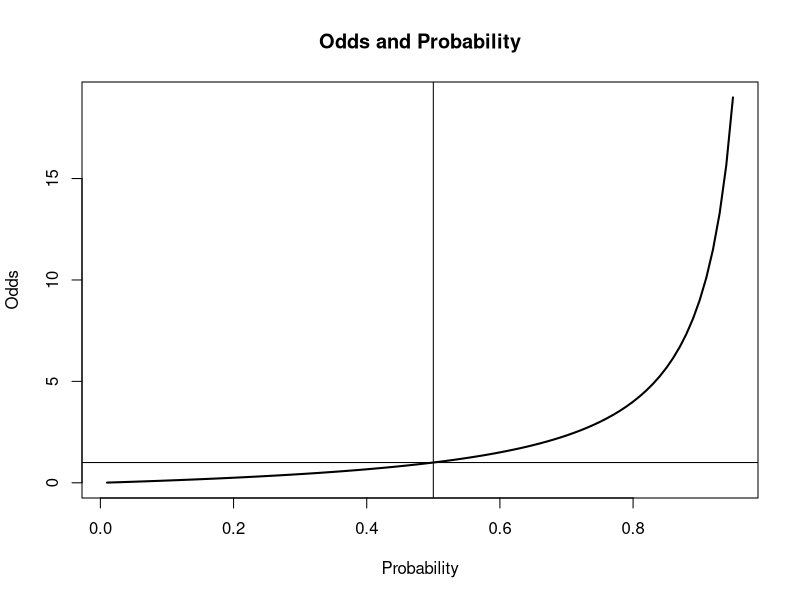
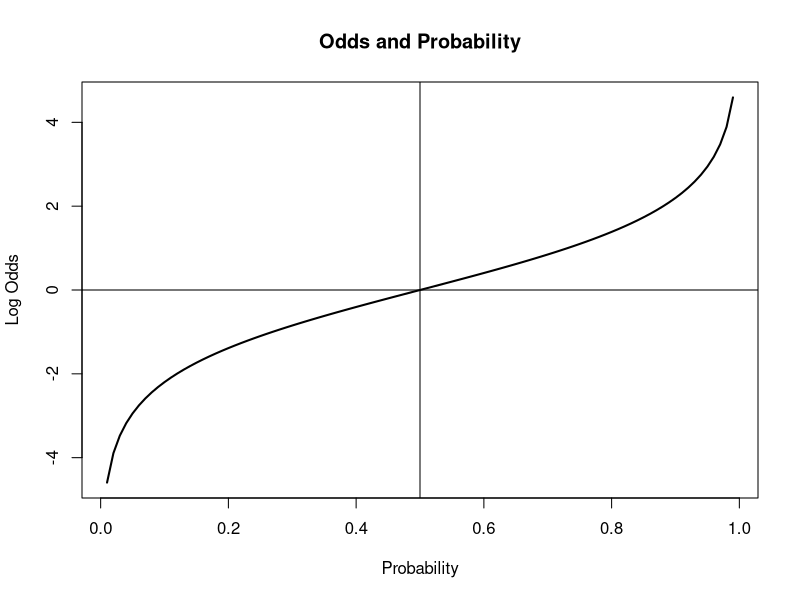
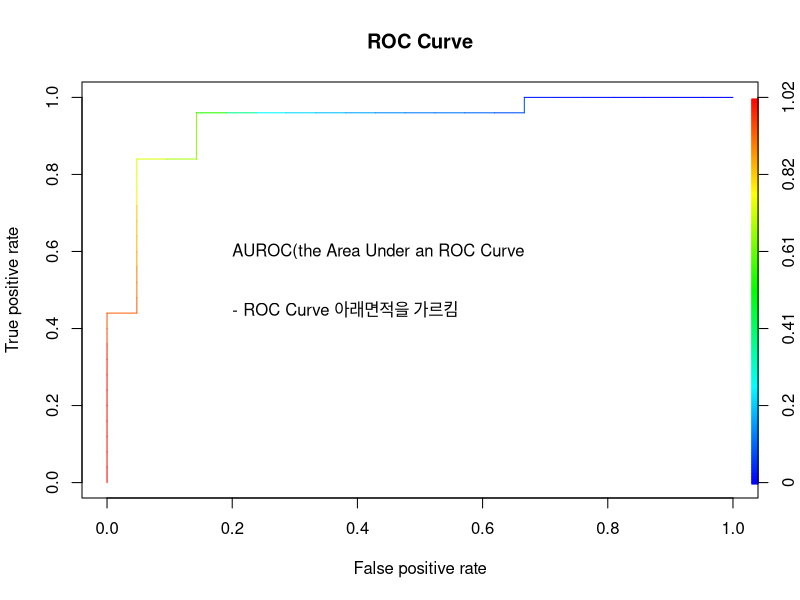

Here is the R script that generated these plots, in order:
## ---- chunk 1
options(repos = c(CRAN = "https://cran.r-project.org"))
## ---- chunk 2
p=seq(0.01,0.99,0.01) #0.01에서 0.99까지 0.01 단위로 숫자 생성
odds=p/(1-p)
plot(p[1:95],odds[1:95], type="l", lwd=2, main="Odds and Probability", xlab="Probability", 
ylab="Odds")
abline(h=1); abline(v=0.5)
## ---- chunk 3
p=seq(0.01,0.99,0.01) #0.01에서 0.99까지 0.01 단위로 숫자 생성
ln_odds=log(p /(1-p))
plot(p , ln_odds, type="l", lwd=2, main="Odds and Probability", xlab="Probability",ylab="Log Odds")
abline(h=0); abline(v= 0.5)
## ---- chunk 4
wt=c(40,143,10,101)
gender=factor(c(rep("girl",2),rep("boy",2))) #gender [1] girl girl boy  boy // Levels: boy girl
y=as.factor(rep(c("1buy","0N_buy"),2)) #앞에 숫자를 붙인 이유는 not_buy레벨을 0으로 만들기 위함
levels(gender) #알파벳 순으로 레벨 순서 결정
levels(y)
model1 <- glm(y ~ gender, weights=wt, family=binomial())
summary(model1)
## ---- chunk 5
exp(coef(model1)) # Odds Ratio: exponentiated coefficients
## ---- chunk 6
exp(confint(model1)) # 95% CI for Odds Ratio
## ---- chunk 7
exp(confint(model1, level = 0.99)) # 99% CI for Odds Ratio
## ---- chunk 8
predict(model1, list(gender=c("girl","boy")), type="response")
## ---- chunk 9
wt1=c(3,5,4,8,7)
wt2=10 - wt1

wt=as.numeric(rbind(wt1,wt2)) #표를 토대로 가중치를 만들기
# rbind(wt1,wt2)
#     [,1] [,2] [,3] [,4] [,5]
# wt1    3    5    4    8    7
# wt2    7    5    6    2    3

# wt
# [1] 3 7 5 5 4 6 8 2 7 3
x=rep(1:5,rep(2,5))
# rep(2,5)
# [1] 2 2 2 2 2

# rep(1:5,rep(2,5)) 1~5를 2번씩 반복
# [1] 1 1 2 2 3 3 4 4 5 5

y=factor(rep(c("1buy","0N_buy"),5))
# [1] 1buy   0N_buy 1buy   0N_buy 1buy   0N_buy 1buy   0N_buy 1buy   0N_buy
# Levels: 0N_buy 1buy
model2 <- glm(y ~ x, weights=wt, family=binomial())
summary(model2)
## ---- chunk 10
wt=stack(as.data.frame(cbind(wt1,wt2)))$values
x=rep(1:5,2)
y=factor(c(rep("1buy",5),rep("0N_buy",5)))

model2 <- glm(y ~ x, weights=wt, family=binomial())
summary(model2)
## ---- chunk 11
exp(coef(model2)) # Odds Ratio: exponentiated coefficients
exp(confint(model2)*2) # 95% CI for Odds Ratio of 2 level difference
predict(model2, list(x=3), type="response")
## ---- chunk 12
# da1=read.table("clipboard", h=T) #finance.txt의 데이터부분을 복사(ctrl + c)한 후 이 코드를 실행한다.
da1=read.csv("finance.csv", h=T)
da1$y=as.factor(da1$y)
model4 <- glm(y ~ x1+x2+x3+x4, family=binomial(), data=da1)

scope = formula(~ x1+x2+x3+x4)
null = glm(y ~ 1, family=binomial(), data=da1)
step(model4, direction="backward")
## ---- chunk 13
step(null, scope, direction="forward")
## ---- chunk 14
step(null, scope, direction="both")
## ---- chunk 15
model5 <- glm(y ~ x1+x3, family=binomial(), data=da1)
anova(model4, model5, test="Chisq") # model5 is our final model!
## ---- chunk 16
install.packages("ROCR")
library(ROCR)
score = predict(model5, type = 'response', da1)
pred = prediction(score, da1$y)
perf = performance(pred, "tpr", "fpr")
plot(perf, colorize = TRUE, main = "ROC Curve")
text(0.2, 0.6, adj = 0, labels = "AUROC(the Area Under an ROC Curve")
text(0.2, 0.45, adj = 0, labels = "- ROC Curve 아래면적을 가르킴")
